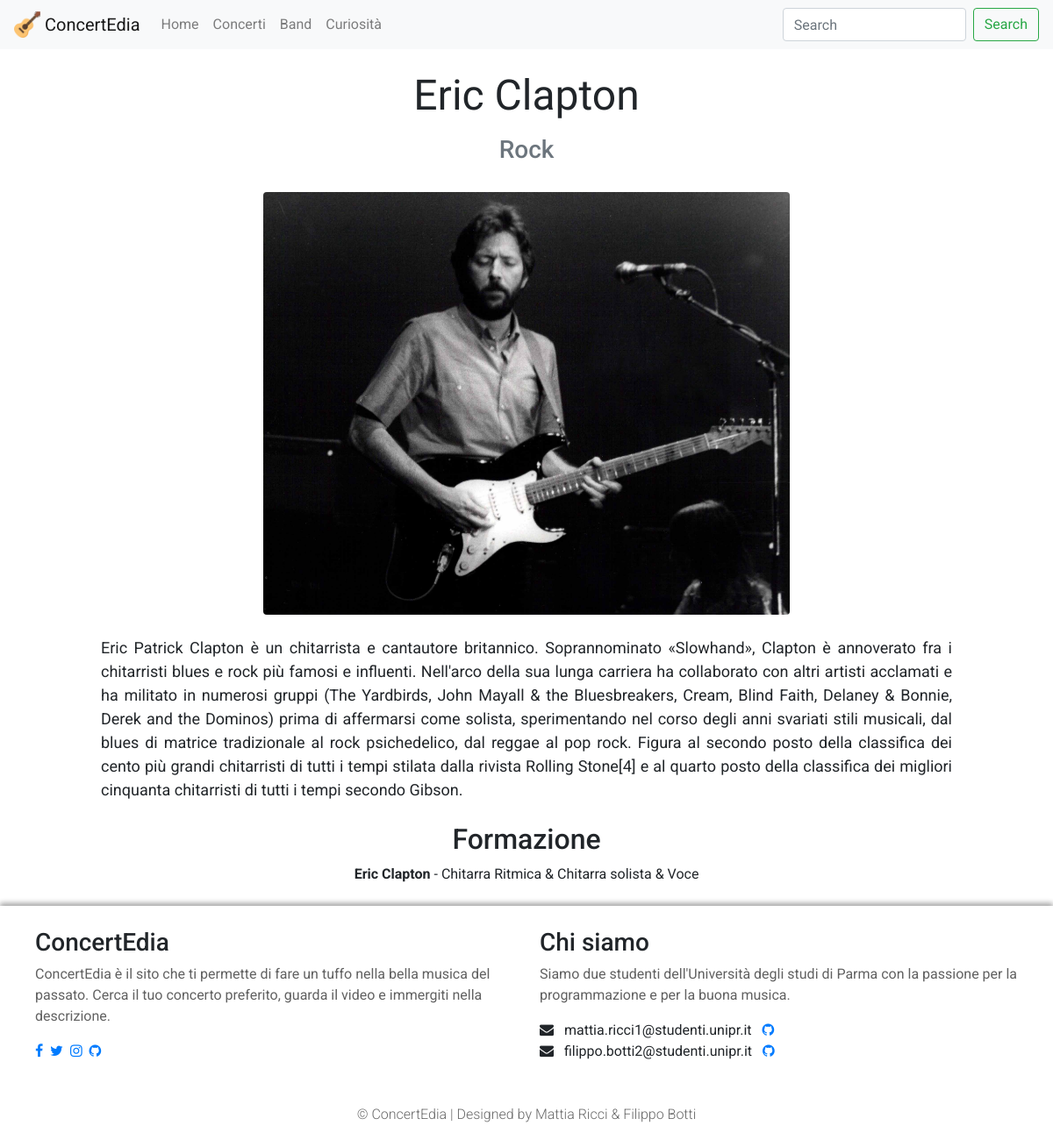
Page /SingolaBand.php?varname=Eric Clapton on the earlier database version.
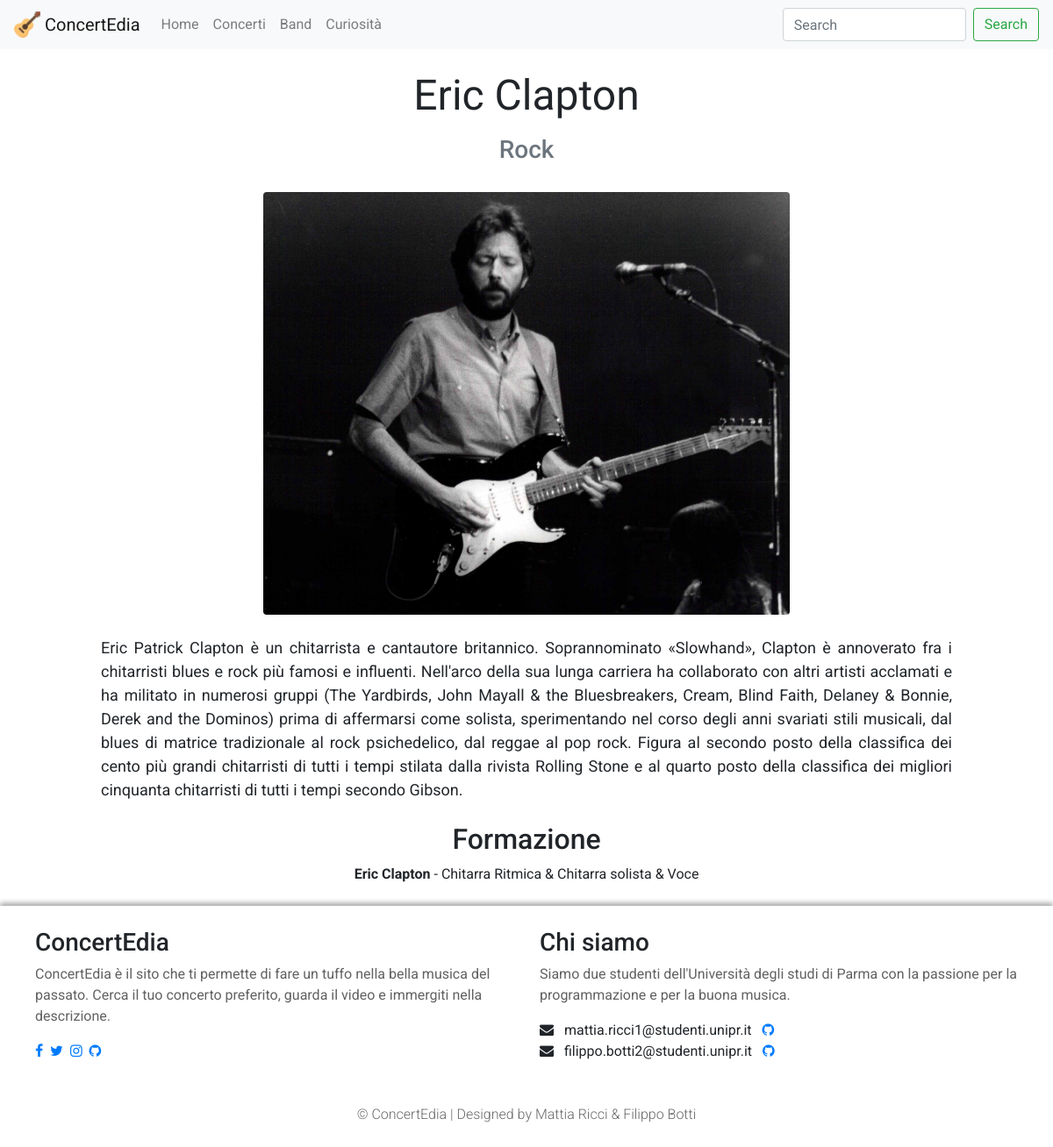
Same page on the later database version.
### tables this page shows
CREATE TABLE `band` (
  `Nome` varchar(30) NOT NULL,
  `Genere` varchar(25) NOT NULL,
  `Foto` varchar(50) NOT NULL,
  `Descrizione` text NOT NULL
);

### SingolaBand.php (the view, shortened to what this page needs)
<?php require_once 'includes/header.php'
?>
<body class=" fade-in">
    <?php
    $sql = "SELECT * FROM band where nome = '" . $_GET['varname'] . "'";
    $path = "./immagini/Band/";
    $resultset = mysqli_query($conn, $sql);
    while ($record = mysqli_fetch_assoc($resultset)) { ?>
        <div class="row justify-content-around mt-4">
            <h1 class="title-main">
                <?php echo $_GET['varname']; ?>
            </h1>
        </div>
        <div class="row justify-content-center mt-2 mb-4">
            <h3 class="text-muted"><?php echo $record['Genere']; ?></h3>
        </div>
        <div class="text-center inverted">
            <img src="<?= $path . $record['Foto']; ?>" class="rounded" width="50%" height="auto" object-fit="cover" alt="Responsive image">
        </div>
        <div class="container-fluid mt-4 mb-4">
            <div class="row justify-content-center">
                <div class="col-lg-10">
                    <div class="paragraph-large">
                        <?php echo $record['Descrizione']; ?>
                    </div>
                </div>
            </div>
        </div>
        <div class="container-fluid">
            <div class="row justify-content-around">
                <div class="col-sm">
                    <div class="row justify-content-center">
                        <h2>Formazione</h2>
                    </div>
                </div>
            </div>
        </div>
        <div class="paragraph-medium">
            <?php
            $query_musicista = "SELECT DISTINCT musicisti.nome,  musicisti.cognome
                                                FROM musicisti, brani, concerti, band, esecuzioni, scalette
                                                WHERE concerti.Titolo = scalette.Concerto AND
                                                scalette.Brano = brani.Nome AND
                                                brani.Nome = esecuzioni.Brano AND
                                                esecuzioni.Band = band.Nome AND
                                                musicisti.Band = band.Nome AND
                                                band.nome =  '" . $_GET['varname'] . "'";
            $result_musicista = mysqli_query($conn, $query_musicista);
            while ($row_musicista = mysqli_fetch_array($result_musicista)) {
                $counterSpace++; ?>
                <div class="mb-4" style="text-align: center">
                    <strong><?php echo $row_musicista['nome']  . " " . $row_musicista['cognome']  ?>
                    </strong>
                <?php
                $queryStrumento = "SELECT distinct strumenti.Nome from strumenti, musicisti, suona
                                                WHERE musicisti.Nome = suona.Nome_Musicista AND
                                                musicisti.Cognome = suona.Cognome_Musicista AND
                                                strumenti.Nome = suona.Strumento AND
                                                musicisti.Nome = '" . $row_musicista['nome'] . "' AND
                                                musicisti.Cognome = '" . $row_musicista['cognome'] . "'";
                $result_strumento = mysqli_query($conn, $queryStrumento);
                $concatenazione = " - ";
                $counterConc = 0;
                while ($row_strumento = mysqli_fetch_array($result_strumento)) {
                    if ($counterConc != 0) {
                        $concatenazione = " & ";
                    }
                    echo "<nobr>" . $concatenazione . $row_strumento['Nome']  . "</nobr>";
                    $counterConc++;
                }
            }
                ?>
                </div>
        </div>
</body>
<?php
    }
?>
<?php
require_once 'includes/footer.php'
?>

Differences in the rows shown:
changed band "Rock": Descrizione "…stilata dalla rivista Rolling Stone[4] e al quarto posto…" → "…stilata dalla rivista Rolling Stone e al quarto posto…"
